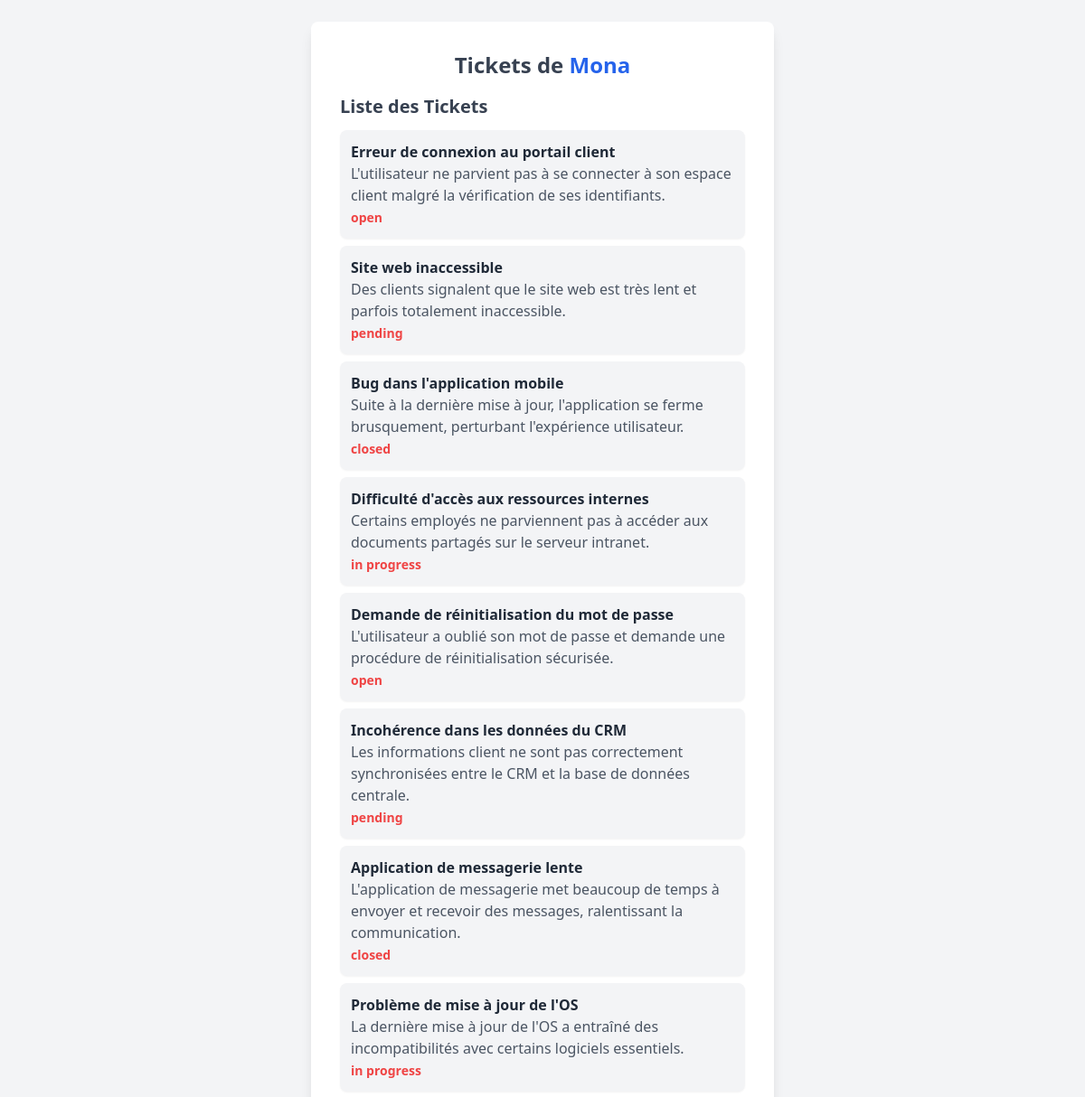
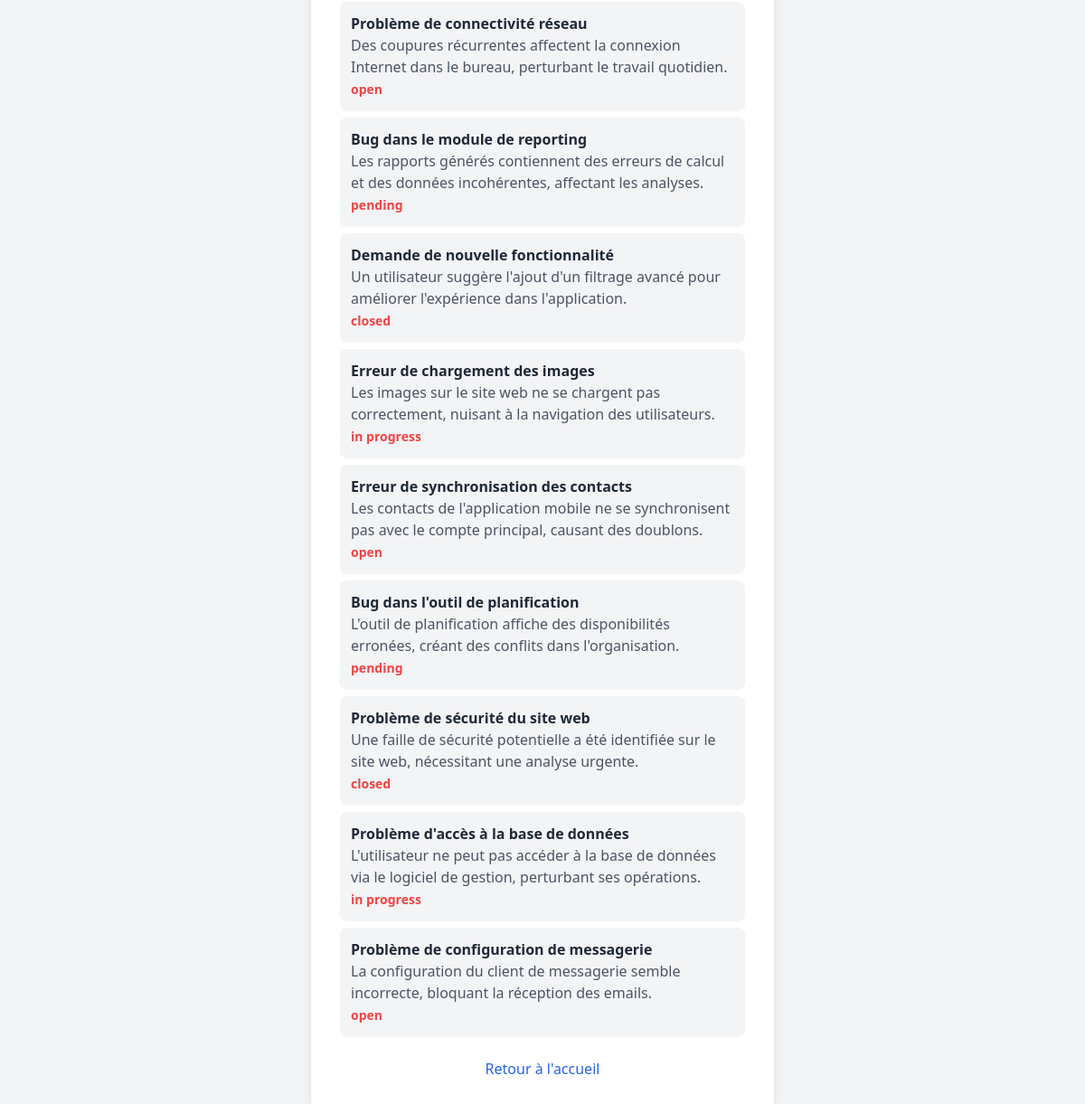
/user_tickets/1 (signed in), run on the app's committed database (2 pictures, top to bottom).
### app.py (models this page shows, shortened)
class User(db.Model):
    id = db.Column(db.Integer, primary_key=True)
    username = db.Column(db.String(20), unique=True, nullable=False)
    password = db.Column(db.String(60), nullable=False)
    role = db.Column(db.String(60), nullable=True)
    tasks = db.relationship('Task', backref='user', lazy=True)
    tickets = db.relationship('Ticket', backref='user', lazy=True)

class Ticket(db.Model):
    id = db.Column(db.Integer, primary_key=True)
    user_id = db.Column(db.Integer, db.ForeignKey('user.id'), nullable=False)  # Clé étrangère
    title = db.Column(db.String(100), nullable=False)
    description = db.Column(db.Text, nullable=False)
    status = db.Column(db.String(50), nullable=False, default="open")  # Exemple : ouvert, en cours, fermé

### app.py (the view)
@app.route('/user_tickets/<int:user_id>', methods=['GET'])
def view_user_tickets(user_id):
    if 'user_id' not in session:
        flash("Veuillez vous connecter d'abord.", 'warning')
        return redirect(url_for('login'))
    user = User.query.get(user_id)
    if not user:
        flash("Utilisateur introuvable.", 'error')
        return redirect(url_for('tickets'))
    tickets = Ticket.query.filter_by(user_id=user_id).all()
    return render_template('user_tickets.html', username=user.username, tickets=tickets)

### app.py (called while the page is built)
@login_manager.user_loader
def load_user(user_id):
    return User.query.get(user_id)

### templates/user_tickets.html (shortened to what this page needs)
<!DOCTYPE html>
<html lang="fr">
<head>
    <script src="https://cdn.tailwindcss.com"></script>
</head>
<body class="bg-gray-100 flex items-center justify-center min-h-screen p-6">
    <div class="bg-white shadow-lg rounded-lg p-8 w-full max-w-lg">
        <h1 class="text-2xl font-bold text-center text-gray-700 mb-4">Tickets de <span class="text-blue-600">{{ username }}</span></h1>
        <h2 class="text-xl font-semibold text-gray-700 mb-3">Liste des Tickets</h2>
        {% if tickets %}
        <ul class="space-y-2">
            {% for ticket in tickets %}
                <li class="flex justify-between items-center bg-gray-100 p-3 rounded-lg shadow-sm">
                    <div>
                        <h3 class="font-semibold text-gray-800">{{ ticket.title }}</h3>
                        <p class="text-gray-600">{{ ticket.description }}</p>
                        <span class="text-sm font-bold {% if ticket.status == 'ouvert' %}text-green-500{% elif ticket.status == 'en cours' %}text-yellow-500{% else %}text-red-500{% endif %}">
                            {{ ticket.status }}
                        </span>
                    </div>
                </li>
            {% endfor %}
        </ul>
        {% else %}
        <p class="text-center text-gray-600 text-lg">Aucun ticket trouvé.</p>
        {% endif %}
        <div class="mt-6 text-center">
            <a href="{{ url_for('index') }}" class="text-blue-600 hover:underline">Retour à l'accueil</a>
        </div>
    </div>
</body>
</html>

### data on the page
User: username "Mona"
Ticket: title "Erreur de connexion au portail client", description "L'utilisateur ne parvient pas à se connecter à son espace client malgré la vérification de ses identifiants.", status "open"
Ticket: title "Site web inaccessible", description "Des clients signalent que le site web est très lent et parfois totalement inaccessible.", status "pending"
Ticket: title "Bug dans l'application mobile", description "Suite à la dernière mise à jour, l'application se ferme brusquement, perturbant l'expérience utilisateur.", status "closed"
Ticket: title "Difficulté d'accès aux ressources internes", description "Certains employés ne parviennent pas à accéder aux documents partagés sur le serveur intranet.", status "in progress"
Ticket: title "Demande de réinitialisation du mot de passe", description "L'utilisateur a oublié son mot de passe et demande une procédure de réinitialisation sécurisée.", status "open"
Ticket: title "Incohérence dans les données du CRM", description "Les informations client ne sont pas correctement synchronisées entre le CRM et la base de données centrale.", status "pending"
Ticket: title "Application de messagerie lente", description "L'application de messagerie met beaucoup de temps à envoyer et recevoir des messages, ralentissant la communication.", status "closed"
Ticket: title "Problème de mise à jour de l'OS", description "La dernière mise à jour de l'OS a entraîné des incompatibilités avec certains logiciels essentiels.", status "in progress"
Ticket: title "Problème de connectivité réseau", description "Des coupures récurrentes affectent la connexion Internet dans le bureau, perturbant le travail quotidien.", status "open"
Ticket: title "Bug dans le module de reporting", description "Les rapports générés contiennent des erreurs de calcul et des données incohérentes, affectant les analyses.", status "pending"
Ticket: title "Demande de nouvelle fonctionnalité", description "Un utilisateur suggère l'ajout d'un filtrage avancé pour améliorer l'expérience dans l'application.", status "closed"
Ticket: title "Erreur de chargement des images", description "Les images sur le site web ne se chargent pas correctement, nuisant à la navigation des utilisateurs.", status "in progress"
Ticket: title "Erreur de synchronisation des contacts", description "Les contacts de l'application mobile ne se synchronisent pas avec le compte principal, causant des doublons.", status "open"
Ticket: title "Bug dans l'outil de planification", description "L'outil de planification affiche des disponibilités erronées, créant des conflits dans l'organisation.", status "pending"
Ticket: title "Problème de sécurité du site web", description "Une faille de sécurité potentielle a été identifiée sur le site web, nécessitant une analyse urgente.", status "closed"
Ticket: title "Problème d'accès à la base de données", description "L'utilisateur ne peut pas accéder à la base de données via le logiciel de gestion, perturbant ses opérations.", status "in progress"
Ticket: title "Problème de configuration de messagerie", description "La configuration du client de messagerie semble incorrecte, bloquant la réception des emails.", status "open"
